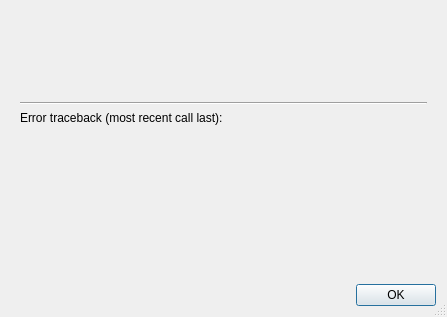
<?xml version="1.0" encoding="UTF-8"?>
<ui version="4.0">
 <class>ErrorDlg</class>
 <widget class="QDialog" name="ErrorDlg">
  <property name="geometry">
   <rect>
    <x>0</x>
    <y>0</y>
    <width>447</width>
    <height>317</height>
   </rect>
  </property>
  <property name="windowTitle">
   <string>Uncaught exception</string>
  </property>
  <property name="sizeGripEnabled">
   <bool>true</bool>
  </property>
  <property name="modal">
   <bool>true</bool>
  </property>
  <layout class="QVBoxLayout" name="verticalLayout">
   <item>
    <widget class="QWidget" name="widget_main" native="true">
     <layout class="QVBoxLayout" name="verticalLayout_2">
      <property name="spacing">
       <number>0</number>
      </property>
      <property name="leftMargin">
       <number>9</number>
      </property>
      <property name="topMargin">
       <number>9</number>
      </property>
      <property name="rightMargin">
       <number>9</number>
      </property>
      <property name="bottomMargin">
       <number>9</number>
      </property>
      <item>
       <widget class="QWidget" name="widget_error_message" native="true">
        <property name="sizePolicy">
         <sizepolicy hsizetype="Preferred" vsizetype="Fixed">
          <horstretch>0</horstretch>
          <verstretch>0</verstretch>
         </sizepolicy>
        </property>
        <layout class="QHBoxLayout" name="horizontalLayout">
         <property name="spacing">
          <number>18</number>
         </property>
         <property name="leftMargin">
          <number>0</number>
         </property>
         <property name="topMargin">
          <number>0</number>
         </property>
         <property name="rightMargin">
          <number>0</number>
         </property>
         <property name="bottomMargin">
          <number>0</number>
         </property>
         <item>
          <widget class="QLabel" name="label_icon">
           <property name="sizePolicy">
            <sizepolicy hsizetype="Fixed" vsizetype="Fixed">
             <horstretch>0</horstretch>
             <verstretch>0</verstretch>
            </sizepolicy>
           </property>
           <property name="minimumSize">
            <size>
             <width>64</width>
             <height>64</height>
            </size>
           </property>
          </widget>
         </item>
         <item>
          <widget class="QLabel" name="label_error_message">
           <property name="sizePolicy">
            <sizepolicy hsizetype="Expanding" vsizetype="Expanding">
             <horstretch>0</horstretch>
             <verstretch>0</verstretch>
            </sizepolicy>
           </property>
           <property name="text">
            <string>&lt;Error Message&gt; </string>
           </property>
           <property name="wordWrap">
            <bool>true</bool>
           </property>
          </widget>
         </item>
        </layout>
       </widget>
      </item>
      <item>
       <widget class="QWidget" name="widget_traceback" native="true">
        <property name="sizePolicy">
         <sizepolicy hsizetype="Preferred" vsizetype="Expanding">
          <horstretch>0</horstretch>
          <verstretch>0</verstretch>
         </sizepolicy>
        </property>
        <layout class="QVBoxLayout" name="verticalLayout_4">
         <property name="leftMargin">
          <number>0</number>
         </property>
         <property name="topMargin">
          <number>0</number>
         </property>
         <property name="rightMargin">
          <number>0</number>
         </property>
         <property name="bottomMargin">
          <number>0</number>
         </property>
         <item>
          <spacer name="verticalSpacer">
           <property name="orientation">
            <enum>Qt::Vertical</enum>
           </property>
           <property name="sizeType">
            <enum>QSizePolicy::Fixed</enum>
           </property>
           <property name="sizeHint" stdset="0">
            <size>
             <width>20</width>
             <height>18</height>
            </size>
           </property>
          </spacer>
         </item>
         <item>
          <widget class="Line" name="line">
           <property name="orientation">
            <enum>Qt::Horizontal</enum>
           </property>
          </widget>
         </item>
         <item>
          <widget class="QLabel" name="label_2">
           <property name="text">
            <string>Error traceback (most recent call last):</string>
           </property>
          </widget>
         </item>
         <item>
          <widget class="QPlainTextEdit" name="plainTextEdit">
           <property name="enabled">
            <bool>true</bool>
           </property>
           <property name="styleSheet">
            <string notr="true">background: transparent;</string>
           </property>
           <property name="readOnly">
            <bool>true</bool>
           </property>
           <property name="plainText">
            <string>&lt;traceback&gt;</string>
           </property>
           <property name="backgroundVisible">
            <bool>false</bool>
           </property>
          </widget>
         </item>
        </layout>
       </widget>
      </item>
     </layout>
    </widget>
   </item>
   <item>
    <widget class="QDialogButtonBox" name="buttonBox">
     <property name="orientation">
      <enum>Qt::Horizontal</enum>
     </property>
     <property name="standardButtons">
      <set>QDialogButtonBox::Ok</set>
     </property>
     <property name="centerButtons">
      <bool>false</bool>
     </property>
    </widget>
   </item>
  </layout>
 </widget>
 <resources/>
 <connections>
  <connection>
   <sender>buttonBox</sender>
   <signal>accepted()</signal>
   <receiver>ErrorDlg</receiver>
   <slot>accept()</slot>
   <hints>
    <hint type="sourcelabel">
     <x>248</x>
     <y>254</y>
    </hint>
    <hint type="destinationlabel">
     <x>157</x>
     <y>274</y>
    </hint>
   </hints>
  </connection>
  <connection>
   <sender>buttonBox</sender>
   <signal>rejected()</signal>
   <receiver>ErrorDlg</receiver>
   <slot>reject()</slot>
   <hints>
    <hint type="sourcelabel">
     <x>316</x>
     <y>260</y>
    </hint>
    <hint type="destinationlabel">
     <x>286</x>
     <y>274</y>
    </hint>
   </hints>
  </connection>
 </connections>
</ui>
